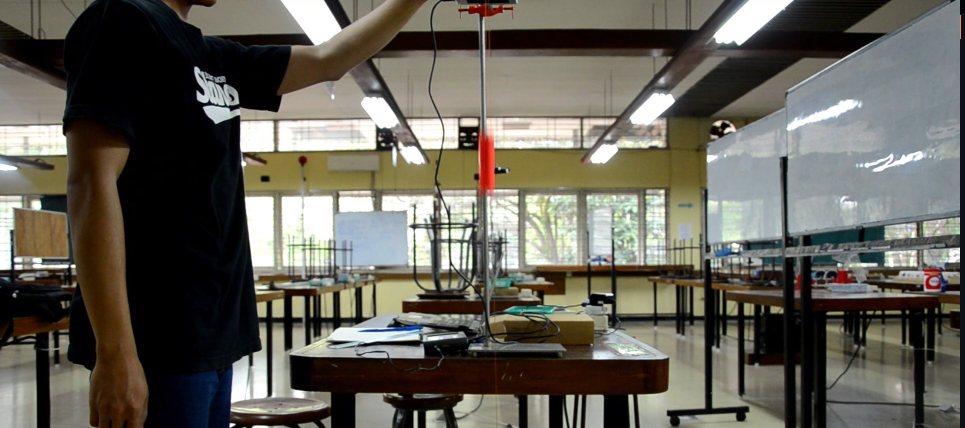
#> input picture media/obj_track.jpg, 1930 x 856 px (shown at 1/2 size)
$ jupyter execute convert_metric.ipynb
#> lines starting #> are read from the running program, lines starting #| are printed output that depends on the picture; after the words box and inside, x2 and y2 are one past the last pixel; in counts of white or black regions, pixels touching at a corner belong together
#> further down, img is the input picture: shape (856, 1930, 3); mean B, G, R 87.6, 96.9, 99.7
# Pixel to Metric Conversion

When I take an image that contains an object, then I measure the size of it, I need to do conversion from pixel units into metric units.

[cell 1]
import cv2 as cv
import matplotlib.pyplot as plt
import numpy as np
from math import sqrt
from scipy.spatial import distance as dist

def reorder_box(pts):
	xSorted = pts[np.argsort(pts[:, 0]), :]
	leftMost = xSorted[:2, :]
	rightMost = xSorted[2:, :]
	leftMost = leftMost[np.argsort(leftMost[:, 1]), :]
	(tl, bl) = leftMost
	D = dist.cdist(tl[np.newaxis], rightMost, "euclidean")[0]
	(br, tr) = rightMost[np.argsort(D)[::-1], :]
	return np.array([tl, tr, br, bl])

def get_boxes(cnts):
    boxes = []      # array to store box for every contour
    for cnt in cnts:
        rect = cv.minAreaRect(cnt)
        box = cv.boxPoints(rect)
        box = np.int0(box)
        box = reorder_box(box)      # reorder 4 points in box
        boxes.append(box)
    return boxes

def midpoint(ptA, ptB):
	return ((ptA[0] + ptB[0]) * 0.5, (ptA[1] + ptB[1]) * 0.5)

def draw_centreline_box(frame, boxes, color=(0,255,255), thickness=2, ppm=None):
    for box in boxes:
        (tl, tr, br, bl) = box
        (tltrX, tltrY) = midpoint(tl, tr)
        (blbrX, blbrY) = midpoint(bl, br)
        (tlblX, tlblY) = midpoint(tl, bl)
        (trbrX, trbrY) = midpoint(tr, br)

        cv.line(frame, (int(tltrX), int(tltrY)), (int(blbrX), int(blbrY)), color, thickness)
        cv.line(frame, (int(tlblX), int(tlblY)), (int(trbrX), int(trbrY)), color, thickness)

        dA = dist.euclidean((tltrX, tltrY), (blbrX, blbrY))
        dB = dist.euclidean((tlblX, tlblY), (trbrX, trbrY))

        # compute the size of the object
        # dimA = dA / ppm     # pixel per metric
        # dimB = dB / ppm

        # draw the object sizes on the image
        cv.putText(frame, "{:.0f}px".format(dA),
		(int(tltrX - 15), int(tltrY - 10)), cv.FONT_HERSHEY_SIMPLEX, 0.65, color, thickness)
        cv.putText(frame, "{:.0f}px".format(dB),
		(int(trbrX + 10), int(trbrY)), cv.FONT_HERSHEY_SIMPLEX, 0.65, color, thickness)

    return frame

def get_euclidian_distance(pt1=[0,0], pt2=[0,0]):
    dx = pt2[0] - pt1[0]
    dy = pt2[1] - pt1[1]
    dist = sqrt(dx**2 + dy**2)
    return dist

def get_box_size(cnts):
    w = get_euclidian_distance(cnts[0][0], cnts[0][1])
    h = get_euclidian_distance(cnts[0][1], cnts[0][2])
    return w, h

def get_conversion_constant(cnts, method=0):
    if method == 0:
        w_real = 2.6 * 10     # object's width in mm
        w_px, h_px = get_box_size(cnts)
        constant = w_real / w_px    # conversion constant to metric unit
    return constant

def processing_frame(frame):
    # h, w, c = frame.shape
    roi = img[:, 800:1100]
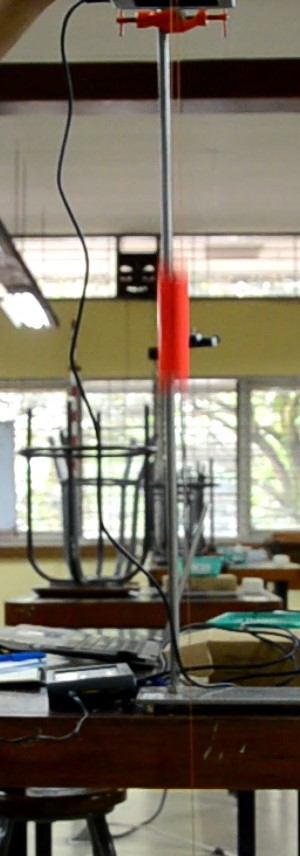
#> roi: shape (856, 300, 3); mean B, G, R 99.9, 114.8, 122.5
    hsv = cv.cvtColor(roi, cv.COLOR_BGR2HSV)
#> hsv: shape (856, 300, 3); mean H, S, V 30.8, 86.8, 124.8
    imgaus = cv.GaussianBlur(hsv, ksize=(7,7), sigmaX=0, sigmaY=0)
#> imgaus: shape (856, 300, 3); mean H, S, V 30.8, 86.8, 124.8
    mask = cv.inRange(imgaus, (0,127,150), (9,255,255))     # h<=179; s,v <=255
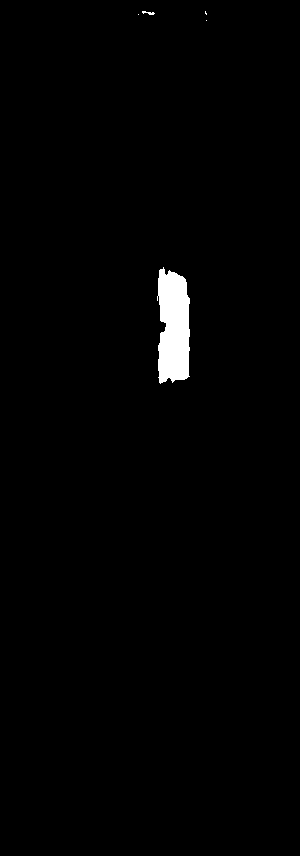
#> mask: shape (856, 300); 1.2% white; 5 white regions (3 under 20 px), largest, box (x1, y1, x2, y2) and area: (157, 267, 190, 384) 3141, (142, 11, 155, 15) 28
    edge = cv.Canny(mask, 0, 255)
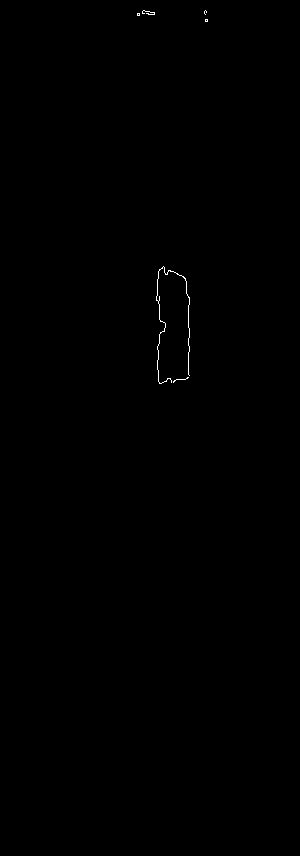
#> edge: shape (856, 300); 0.14% white in thin lines or dots, all inside (x1, y1, x2, y2) = (137, 10, 208, 384)

    cnts, hierarchy = cv.findContours(edge, cv.RETR_EXTERNAL, cv.CHAIN_APPROX_SIMPLE)
#> cnts = 6 contours, all with area under 20
    if len(cnts) > 1:
        cnts = sorted(cnts, key=cv.contourArea, reverse=True)
        cnts = tuple( [cnts[0]] )   # the biggest one
#> cnts = 1 contour, all with area under 20

    boxes = get_boxes(cnts)
#> the loop in get_boxes, `for cnt in cnts:` made 1 pass
#> (rect, box, xSorted in reorder_box, D in reorder_box) on pass 1: (((172.5, 324.5), (117, 33), -90), [[156, 266], [189, 266], [189, 383], [156, 383]], [[156, 383], [156, 266], [189, 383], [189, 266]], [121.6, 33])
#> after the loop in get_boxes, `for cnt in cnts:`: boxes = [[[156, 266], [189, 266], [189, 383], [156, 383]]]
#> boxes = [[[156, 266], [189, 266], [189, 383], [156, 383]]]
    draw_centreline_box(roi, boxes)
#> the loop in draw_centreline_box, `for box in boxes:` made 1 pass
#> (tl, tr, br, bl, tltrX, tltrY, blbrX, blbrY) on pass 1: ([156, 266], [189, 266], [189, 383], [156, 383], 172.5, 266, 172.5, 383)
    cv.drawContours(roi, boxes, -1, (0,255,0), 2)
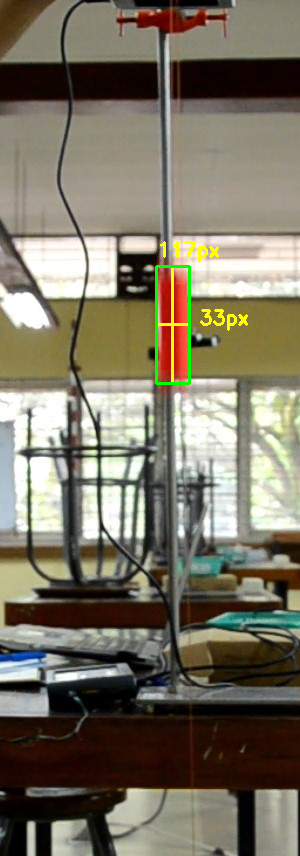
#> roi: shape (856, 300, 3); mean B, G, R 99.2, 116, 122.3
    return roi, cnts

if __name__ == "__main__":
    path = "../media/obj_track.jpg"
    img = cv.imread(path)   # if i show the img using matplotlib, BLUE and READ channel need to be swapped

    out, cnts = processing_frame(img)
#> cnts = 1 contour, all with area under 20
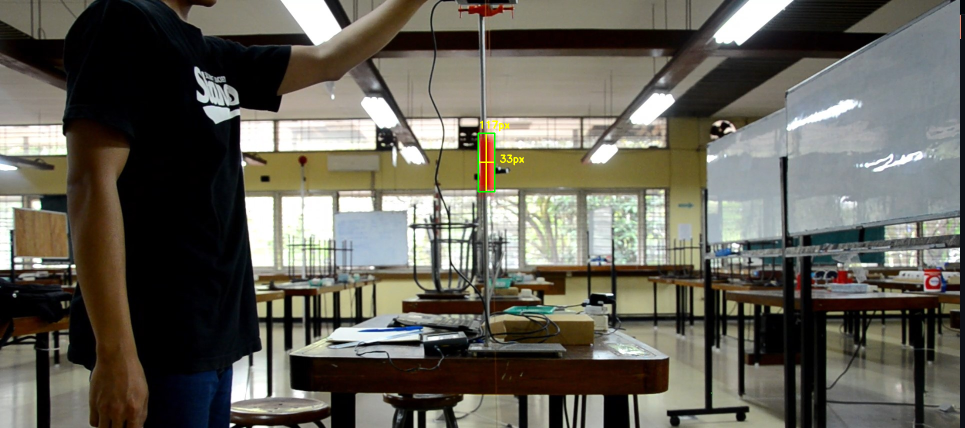
#> img: shape (856, 1930, 3) (shown at 1/2 size); 0.12% of pixels changed, all inside (x1, y1, x2, y2) = (955, 241, 1048, 385)


    plt.rcParams['figure.figsize'] = (14, 14)
    # [6 lines of commented-out code are left out]
    print("output img");plt.imshow(cv.cvtColor(out, cv.COLOR_BGR2RGB)); plt.show()
